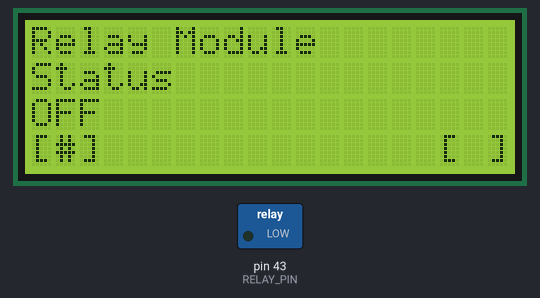
Simulated run of this sketch. Board: Arduino Mega 2560, built with avr-gcc and run on an emulated ATmega2560. Shown: 20×4 character LCD, switched loads named in the sketch (green lamp = pin HIGH). What the sketch prints to the serial monitor is not drawn.

Above: at 0.2 s.
At 2.1 s:
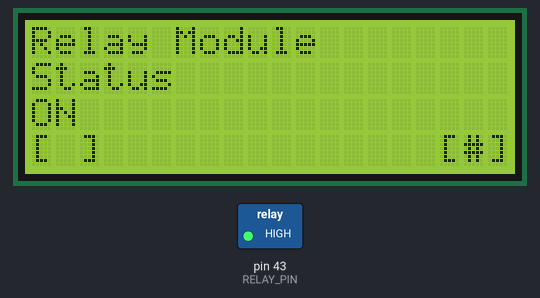
Timing chart, 0 to 130.0 s (numbered marks = the images above):
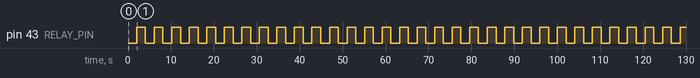

The sketch:

Relay_LCD.ino
```cpp
#include <Wire.h>
#include <LiquidCrystal_I2C.h>

#define RELAY_PIN 43

LiquidCrystal_I2C lcd(0x27, 20, 4);

bool relayState = false;
unsigned long lastToggleTime = 0;
const unsigned long toggleInterval = 2000;

void setup() {
  Serial.begin(9600);
  pinMode(RELAY_PIN, OUTPUT);
  digitalWrite(RELAY_PIN, LOW);

  lcd.init();
  lcd.backlight();

  lcd.setCursor(0, 0);
  lcd.print("Relay Module");

  lcd.setCursor(0, 1);
  lcd.print("Status");

  updateRelayDisplay();
}

void loop() {
  unsigned long currentMillis = millis();

  if (currentMillis - lastToggleTime >= toggleInterval) {
    relayState = !relayState;
    digitalWrite(RELAY_PIN, relayState ? HIGH : LOW);
    lastToggleTime = currentMillis;

    updateRelayDisplay();
  }

  delay(100);
}

void updateRelayDisplay() {
  lcd.setCursor(0, 2);
  lcd.print("                  ");
  lcd.setCursor(0, 2);
  lcd.print(relayState ? "ON" : "OFF");

  lcd.setCursor(0, 3);
  lcd.print("[ ]              [ ]");

  if (relayState) {
    lcd.setCursor(18, 3);
    lcd.print("#");
  } else {
    lcd.setCursor(1, 3);
    lcd.print("#");
  }

  Serial.println(relayState ? "Relay ON" : "Relay OFF");
}
```

Measured:
- by itself, pin 43 (RELAY_PIN): alternates HIGH for 2.0 s and LOW for 2.0 s
